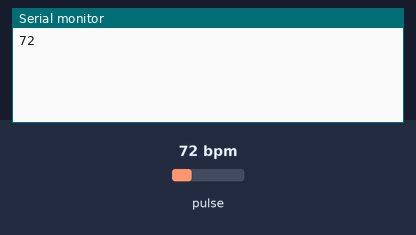
Bench run of a sketch on a simulated Arduino Uno, built with avr-gcc and run on an emulated ATmega328P. On the bench: the last lines printed to the serial monitor. Inputs (shaded band) come from the test bench; at power-on: pulse 72 bpm.

Above: at 1.2 s.
1.3 s: pulse set to 42 bpm
At 2.7 s:
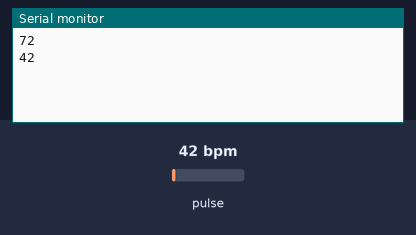
2.8 s: pulse set to 70 bpm
At 3.8 s:
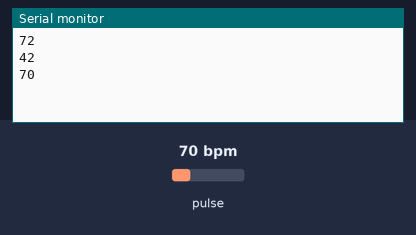
Timing chart, 0 to 5.8 s (numbered marks = the images above; inputs shaded):
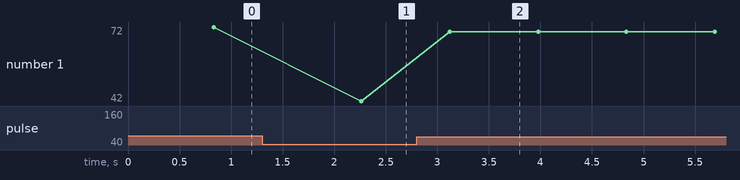

Measured:
- after the input at 1.3 s, the serial monitor: prints a new line after 0.96 s (image 1)
- after the input at 2.8 s, the serial monitor: prints a new line after 0.32 s (image 2)
- plotted number 1: 72 → 42 after the input at 1.3 s, 42 → 70 after the input at 2.8 s

The sketch:

arduino_pulse_sensor.ino
```cpp
#define USE_ARDUINO_INTERRUPTS true
#include <PulseSensorPlayground.h>
const int PulseWire = 0;   // a0
int Threshold = 550;

PulseSensorPlayground pulseSensor;
void setup() {
  Serial.begin(9600);
  pulseSensor.analogInput(PulseWire);
  pulseSensor.setThreshold(Threshold);
   if (pulseSensor.begin()) {
  }
}
void loop() {
 int myBPM = pulseSensor.getBeatsPerMinute();
if (pulseSensor.sawStartOfBeat()) {
 Serial.println(myBPM);
}
}
```
